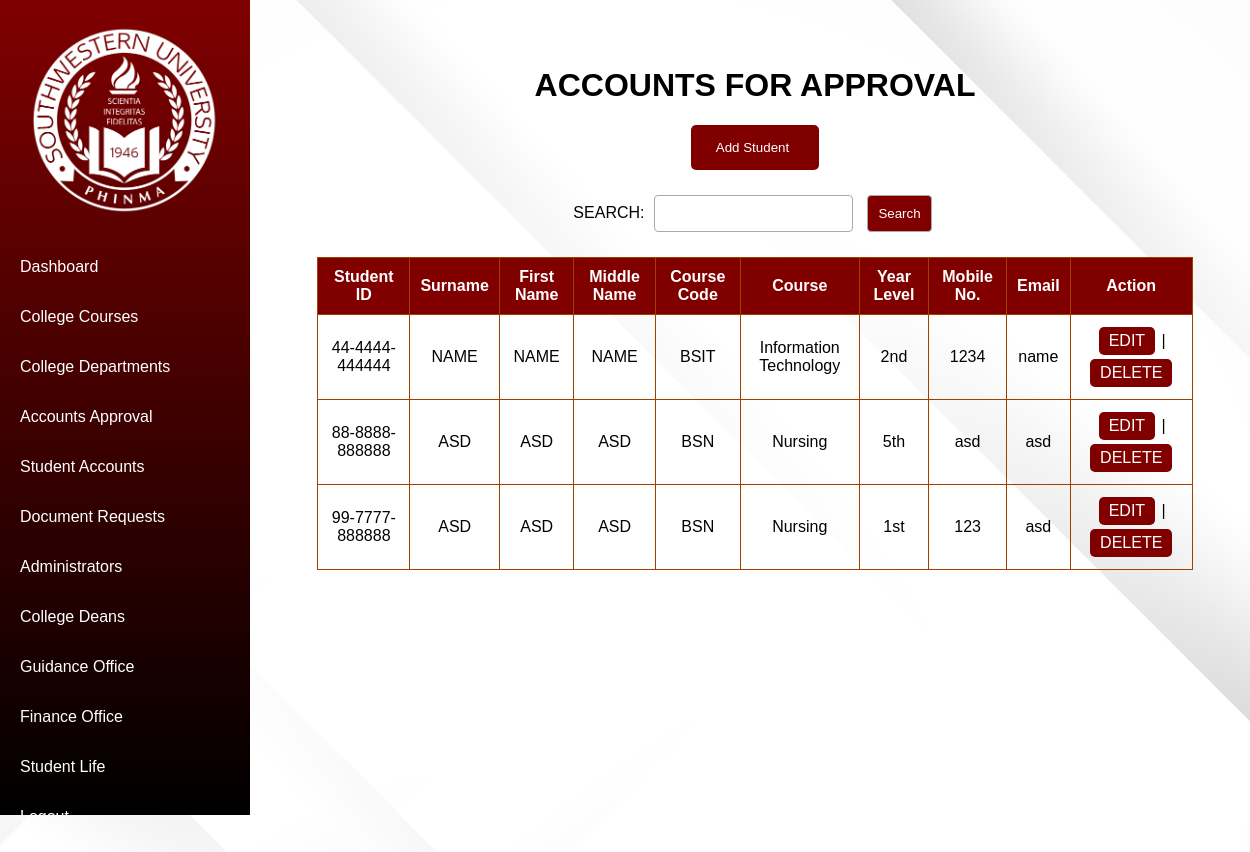
Page /acc_admin/student_account_applications.php on the committed database.
### tables this page shows
CREATE TABLE `student_account` (
  `student_id` varchar(15) NOT NULL,
  `password` varchar(50) NOT NULL,
  `last_name` varchar(100) NOT NULL,
  `first_name` varchar(100) NOT NULL,
  `middle_name` varchar(50) NOT NULL,
  `email` varchar(50) NOT NULL,
  `phone_no` varchar(20) NOT NULL,
  `course_code` varchar(10) NOT NULL,
  `year_level` varchar(20) NOT NULL,
  `verification` varchar(10) NOT NULL
);

CREATE TABLE `college_course` (
  `course_code` varchar(10) NOT NULL,
  `course` varchar(50) NOT NULL,
  `dept_code` varchar(20) NOT NULL
);

### acc_admin/student_account_applications.php (the view, shortened to what this page needs)
<!DOCTYPE html>
<html lang="en">
<head>
</head>
<body>
    <div class="sidebar">
        <img src='../assets/logo1.png' alt='../assets/logo1.png' class="logo">
        <a href="./admin_dashboard.php">Dashboard</a>
        <a href="./college_course.php">College Courses</a>
        <a href="./college_department.php">College Departments</a>
        <a href="./student_account_applications.php">Accounts Approval</a>
        <a href="./student_account.php">Student Accounts</a>
        <a href="./doc_request.php">Document Requests</a>
        <a href="./admin_account.php">Administrators</a>
        <a href="./dean_account.php">College Deans</a>
        <a href="./guidance_account.php">Guidance Office</a>
        <a href="./finance_account.php">Finance Office</a>
        <a href="./sl_account.php">Student Life</a>
        <a href="./admin_logout.html"><span>Logout</span></a>
    </div>
    <div class="container">
        <center>
            <h1>ACCOUNTS FOR APPROVAL</h1>
            <button class="student-account-button"><a href="./student_add_form.php">Add Student</a></button>
            <div class="search-box">
                <form method='post'>
                    SEARCH: <input type='text' name='txtsearch' value='<?php echo (isset($txtsearch) ? $txtsearch : ""); ?>'>
                    <input type='submit' name='btnsearch' value="Search">
                </form>
            </div>
            <?php
            require_once '../connection.php';
            $sql = "SELECT sa.*, cc.course AS course_name FROM student_account sa
                    LEFT JOIN college_course cc ON sa.course_code = cc.course_code
                    WHERE sa.verification = 'DENIED'";
            $sql .= " ORDER BY sa.student_id, sa.last_name, sa.first_name, sa.middle_name, sa.course_code, cc.course, sa.year_level, sa.phone_no, sa.email, sa.verification";
            $result = mysqli_query($con, $sql) or die("Error: " . mysqli_error($con));
            ?>
            <table>
                <thead>
                    <tr>
                        <th>Student ID</th>
                        <th>Surname</th>
                        <th>First Name</th>
                        <th>Middle Name</th>
                        <th>Course Code</th>
                        <th>Course</th>
                        <th>Year Level</th>
                        <th>Mobile No.</th>
                        <th>Email</th>
                        <th>Action</th>
                    </tr>
                </thead>
                <tbody>
                    <?php
                    if (mysqli_num_rows($result) == 0) {
                        echo "<tr><td colspan=9> NO RECORDS FOUND. Please add a record into the database.</td></tr>";
                    } else {
                        while ($row = mysqli_fetch_array($result)) {
                            $studentid = $row['student_id'];
                            $lastname = $row['last_name'];
                            $firstname = $row['first_name'];
                            $middlename = $row['middle_name'];
                            $coursecode = $row['course_code'];
                            $course = $row['course_name'];
                            $yearlevel = $row['year_level'];
                            $phone = $row['phone_no'];
                            $email = $row['email'];
                            echo "<tr>";
                            echo "<td>$studentid</td>";
                            echo "<td>$lastname</td>";
                            echo "<td>$firstname</td>";
                            echo "<td>$middlename</td>";
                            echo "<td>$coursecode</td>";
                            echo "<td>$course</td>";
                            echo "<td>$yearlevel</td>";
                            echo "<td>$phone</td>";
                            echo "<td>$email</td>";
                            echo "<td><a class='edit-button' href='./student_account_edit_form_app.php?student_id=$studentid'>EDIT</a> |
                                <a class='delete-button' href='./student_account_delete_confirmation_app.php?student_id=$studentid'>DELETE</a></td>";
                            echo "</tr>";
                        }
                    }
                    ?>
                </tbody>
            </table>
        </center>
    </div>
</body>
</html>

### acc_admin/student_account_applications.php (style rules this page uses)
body { font-family: Arial, sans-serif; justify-content: center; align-items: center; background-color: maroon; margin: 0; padding: 0; background-image: url('../assets/background2.png'); background-position: center; height: 1000px; margin-left: 220px; margin-right: -40px; margin-top: -28px; padding: 20px; }
.sidebar { width: 250px; height: 100vh; position: fixed; left: 0; top: 0; background: linear-gradient(to bottom, maroon, black); padding-top: 15px; overflow-y: auto; }
.sidebar img.logo { display: block; max-width: 80%; margin: 0 auto 20px; padding: 5px 0; }
.sidebar a { display: block; color: white; text-decoration: none; padding: 15px 20px; margin-bottom: 2px; transition: background-color 0.3s; }
.student-account-button { display: inline-block; padding: 10px 10px; background-color: maroon; color: white; border: none; border-radius: 5px; cursor: pointer; transition: background-color 0.3s; }
.edit-button, .delete-button { display: inline-block; padding: 5px 10px; margin: 2px; border: none; border-radius: 5px; cursor: pointer; transition: background-color 0.3s; background-color: maroon; color: white; text-decoration: none; }
h1 { margin-top: 75px; }
a { color: white; text-decoration: none; padding: 5px 15px; display: inline-block; margin-right: 5px; }
table { width: 85%; margin: 20px auto; border-collapse: collapse; }
th, td { border: 1px solid #a04000; padding: 10px; text-align: center; }
th { background-color: #800000; color: white; }
.search-box { text-align: center; margin: 20px; }
input[type="text"], input[type="submit"] { padding: 10px; margin: 5px; border: 1px solid #aaa; border-radius: 4px; }
input[type="submit"] { background-color: #800000; color: white; cursor: pointer; }

### rows in the picture
student_account: student_id "44-4444-444444", last_name "NAME", first_name "NAME", middle_name "NAME", course_code "BSIT", course_code.course "Information Technology", year_level "2nd", phone_no "1234", email "name"
student_account: student_id "88-8888-888888", last_name "ASD", first_name "ASD", middle_name "ASD", course_code "BSN", course_code.course "Nursing", year_level "5th", phone_no "asd", email "asd"
student_account: student_id "99-7777-888888", last_name "ASD", first_name "ASD", middle_name "ASD", course_code "BSN", course_code.course "Nursing", year_level "1st", phone_no "123", email "asd"
